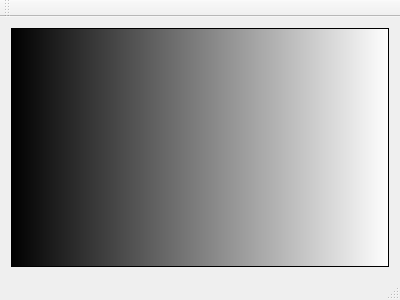
<?xml version="1.0" encoding="UTF-8"?>
<ui version="4.0">
 <class>MainWindow</class>
 <widget class="QMainWindow" name="MainWindow">
  <property name="geometry">
   <rect>
    <x>0</x>
    <y>0</y>
    <width>400</width>
    <height>300</height>
   </rect>
  </property>
  <property name="windowTitle">
   <string>MainWindow</string>
  </property>
  <widget class="QWidget" name="centralWidget">
   <layout class="QGridLayout" name="gridLayout">
    <item row="0" column="0">
     <widget class="QListWidget" name="listWidget">
      <property name="styleSheet">
       <string notr="true">color: rgb(52, 101, 164);
gridline-color: rgb(204, 0, 0);
background-color: qlineargradient(spread:pad, x1:0, y1:0, x2:1, y2:0, stop:0 rgba(0, 0, 0, 255), stop:1 rgba(255, 255, 255, 255));</string>
      </property>
     </widget>
    </item>
   </layout>
  </widget>
  <widget class="QMenuBar" name="menuBar">
   <property name="geometry">
    <rect>
     <x>0</x>
     <y>0</y>
     <width>400</width>
     <height>27</height>
    </rect>
   </property>
  </widget>
  <widget class="QToolBar" name="mainToolBar">
   <attribute name="toolBarArea">
    <enum>TopToolBarArea</enum>
   </attribute>
   <attribute name="toolBarBreak">
    <bool>false</bool>
   </attribute>
  </widget>
  <widget class="QStatusBar" name="statusBar"/>
 </widget>
 <layoutdefault spacing="6" margin="11"/>
 <resources/>
 <connections/>
</ui>
